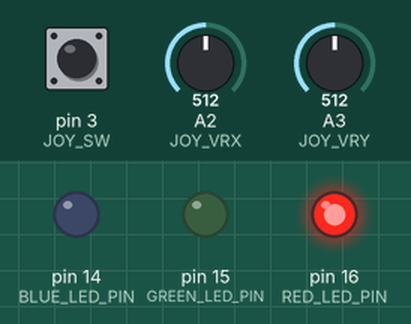
This sketch was run on a simulated SparkFun Pro Micro, built with avr-gcc and run on an emulated ATmega32U4. On the bench: output pins drawn as LEDs (lit = HIGH). The inputs (shaded band) are chosen by the test bench; at power-on: pin 3 (JOY_SW) HIGH, A2 (JOY_VRX) = 512, A3 (JOY_VRY) = 512. What the sketch prints to the serial monitor is not drawn.

Above: at 0.1 s.
At 1.1 s:
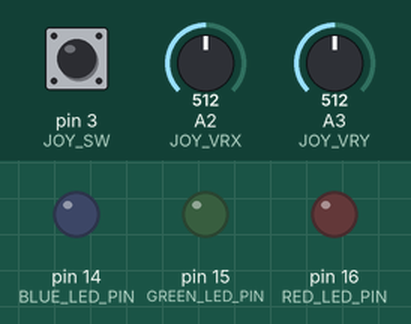
Timing chart, 0 to 2.6 s (numbered marks = the images above):
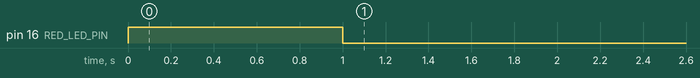

The sketch:

one_JOY.ino
```cpp
  // The button send NOTE_ON/NOTE_OFF notes on MIDI channels 1, 2, 3
// The potentiometer/controller selects the MIDI note
// The blue button only sends NOTE_ON for sustained sounds
// Board: "Sparkfun Pro Micro
// ** caution! Select correct voltage in the IDE or you will brick the
//**microcontroller! **
// Tools ... Processor ... (3.3v or 5v)
// see:
//https://learn.sparkfun.com/tutorials/pro-micro--fio-v3-hookup-guide/troubleshooting
//-and-faq
#include <MIDIUSB.h>
// Define MIDI Notes
#define NOTE_C1  33
#define NOTE_C2  65
#define NOTE_C3  131
#define NOTE_C4  262
#define NOTE_D4  294
#define NOTE_E4  330
// LED connections
#define RED_LED_PIN 16
#define GREEN_LED_PIN 15
#define BLUE_LED_PIN 14
// Button connections
#define RED_BUTTON 9
#define GREEN_BUTTON 8
#define BLUE_BUTTON 7
// Joystick connections
#define JOY_VRX A2
#define JOY_VRY A3
#define JOY_SW 3
#define SPEAKER 2
#define NOTEDURATION 200  // milliseconds
// Potentiometer
#define POT_PIN A0
int controller = 0;
int controller_prev = 0;
#define CONTROLLER_DELTA 1

  // MIDI Channels
#define MIDI_CHANNEL1 0
#define MIDI_CHANNEL2 1
#define MIDI_CHANNEL3 2
// MIDI Notes
#define RED_NOTE 64
#define GREEN_NOTE 62
#define BLUE_NOTE 60
// MIDI Controller Numbers
#define MIDI_CONTROLLER_A 15
#define MIDI_CONTROLLER_X 16 // Additional MIDI controller for joystick X
#define MIDI_CONTROLLER_Y 17 // Additional MIDI controller for joystick Y
void setup() {
 Serial.begin(9600);
 // Initialize LED pins as output
 pinMode(RED_LED_PIN, OUTPUT);
 pinMode(GREEN_LED_PIN, OUTPUT);
 pinMode(BLUE_LED_PIN, OUTPUT);
 // Initialize button pins as inputs
 pinMode(RED_BUTTON, INPUT_PULLUP);
 pinMode(GREEN_BUTTON, INPUT_PULLUP);
 pinMode(BLUE_BUTTON, INPUT_PULLUP);
 // Initialize joystick pins
 pinMode(JOY_VRX, INPUT);
 pinMode(JOY_VRY, INPUT);
 pinMode(JOY_SW, INPUT_PULLUP);
 // Blink an LED
 digitalWrite(RED_LED_PIN, HIGH);
 delay(1000);
 digitalWrite(RED_LED_PIN, LOW);
 Serial.println(F(__FILE__));
}
void loop() {
 // Handle button presses
 // Existing button handling code here...

   // Read joystick values
 int joyX = analogRead(JOY_VRX);
 int joyY = analogRead(JOY_VRY);
 bool joyPressed = digitalRead(JOY_SW) == LOW;
 int midiX = map(joyX, 0, 1023, 0, 127);
 int midiY = map(joyY, 0, 1023, 0, 127);
 // Send MIDI control change for joystick X and Y
//  controlChange(MIDI_CHANNEL1, MIDI_CONTROLLER_X, midiX);
//  controlChange(MIDI_CHANNEL1, MIDI_CONTROLLER_Y, midiY);
 if (abs(midiX - 63) > 63) {
    controlChange(MIDI_CHANNEL1, MIDI_CONTROLLER_X, midiX);
  }
  if (abs(midiY - 63) > 63) {
    controlChange(MIDI_CHANNEL1, MIDI_CONTROLLER_Y, midiY);
  }

  Serial.println(midiX);
  Serial.println(midiY);
 // Handle joystick button press
 if (joyPressed) {
   sendNoteOn(BLUE_NOTE, MIDI_CHANNEL3); // Example note
 } else {
   sendNoteOff(BLUE_NOTE, MIDI_CHANNEL3);
}
 // Existing MIDI handling code...
}
// Rest of your existing functions (noteOn, noteOff, sendNoteOn, sendNoteOff,
//controlChange) here...
void noteOn(byte channel, byte pitch, byte velocity) {
 Serial.print("Receive Note On: ");
 Serial.print(pitch);
 Serial.print(", ch=");
 Serial.print(channel);
 Serial.print(", vel=");
 Serial.print(velocity);
 Serial.println("");
 switch (pitch) {
   case RED_NOTE:
     digitalWrite(RED_LED_PIN, HIGH);
     tone(SPEAKER, NOTE_E4, NOTEDURATION);
     break;
   case GREEN_NOTE:
     digitalWrite(GREEN_LED_PIN, HIGH);
     tone(SPEAKER, NOTE_D4, NOTEDURATION);
     break;
   case BLUE_NOTE:

       digitalWrite(BLUE_LED_PIN, HIGH);
     tone(SPEAKER, NOTE_C4, NOTEDURATION);
     break;
} }
void noteOff(byte channel, byte pitch, byte velocity) {
 Serial.print("Receive Note Off: ");
 Serial.print(pitch);
 Serial.print(", ch=");
 Serial.print(channel);
 Serial.print(", vel=");
 Serial.println(velocity);
 switch (pitch) {
   case RED_NOTE:
     digitalWrite(RED_LED_PIN, LOW);
     break;
   case GREEN_NOTE:
     digitalWrite(GREEN_LED_PIN, LOW);
     break;
   case BLUE_NOTE:
     digitalWrite(BLUE_LED_PIN, LOW);
break; }
}
void sendNoteOn(byte pitch, byte channel) {
 midiEventPacket_t tx;
 //note on
 tx = { 0x09, 0x90 | channel, pitch, 127 };
 MidiUSB.sendMIDI(tx);
 // send MIDI now
 MidiUSB.flush();
}
void sendNoteOff(byte pitch, byte channel) {
 midiEventPacket_t tx;
 //note off
 tx = { 0x08, 0x80 | channel, pitch, 127 };
 MidiUSB.sendMIDI(tx);
 // send MIDI now
 MidiUSB.flush();
}

  // First parameter is the event type (0x0B = control change).
// Second parameter is the event type, combined with the channel.
// Third parameter is the control number number (0-119).
// Fourth parameter is the control value (0-127).
void controlChange(byte channel, byte control, byte value) {
 midiEventPacket_t event = {0x0B, 0xB0 | channel, control, value};
 MidiUSB.sendMIDI(event);
}
```
